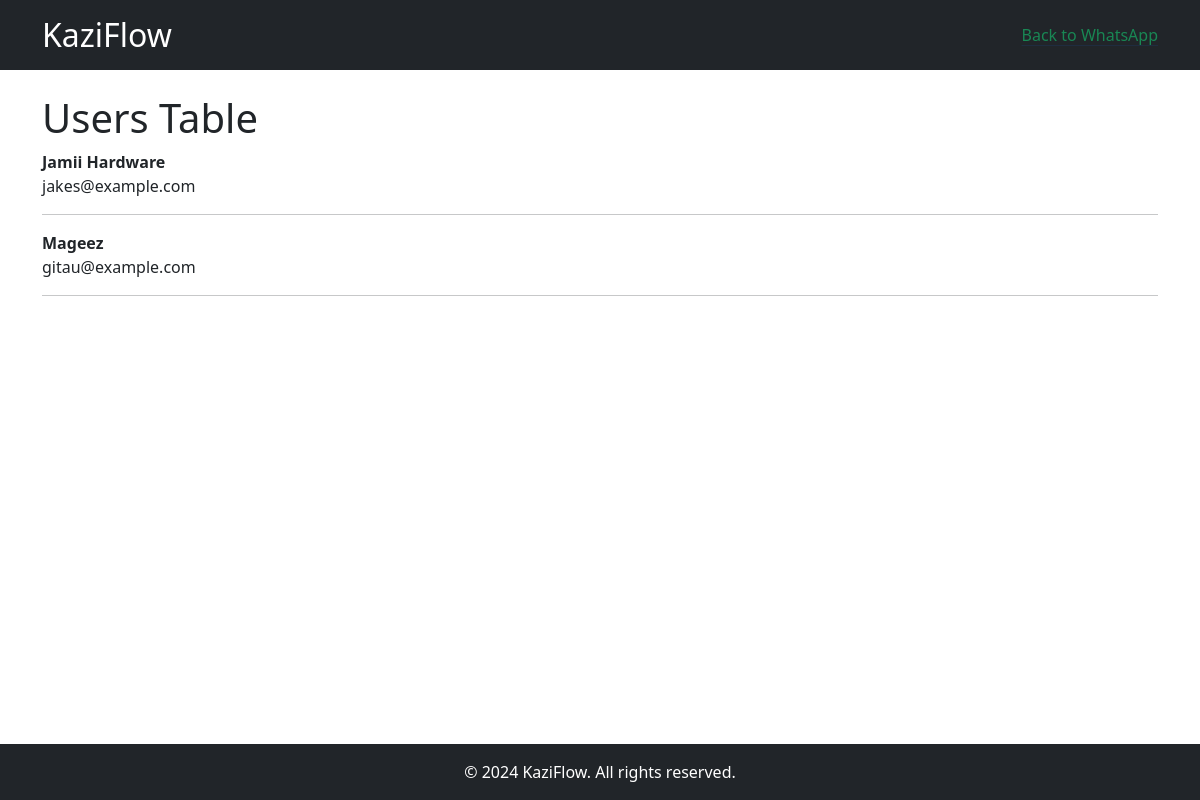
The page / on the database its author committed.
### blog/models.py (models this page shows, shortened)
class User(models.Model):
    username = models.CharField(max_length=100, unique=True)
    phone = models.CharField(max_length=15, unique=True)
    email = models.EmailField(unique=True)
    password = models.CharField(max_length=128)  # You might use Django's default auth system instead
    created_at = models.DateTimeField(auto_now_add=True)

### blog/views.py (the view)
# urls.py: path('', views.home, name='home'),
def home(request):
    all_users = User.objects.all()
    return render(request, 'home.html', {'all': all_users})

### blog/templates/home.html
{% extends "base.html" %}
{% block content %}
{% load static %}
<h1>Users Table</h1>
{% for item in all%}
<strong>{{ item.username }}</strong><br/>
{{ item.email }}<br/>
<hr/>
{% endfor %}
{% endblock %}

### rows shown on the page
User: username "Jamii Hardware", email "jakes@example.com"
User: username "Mageez", email "gitau@example.com"
